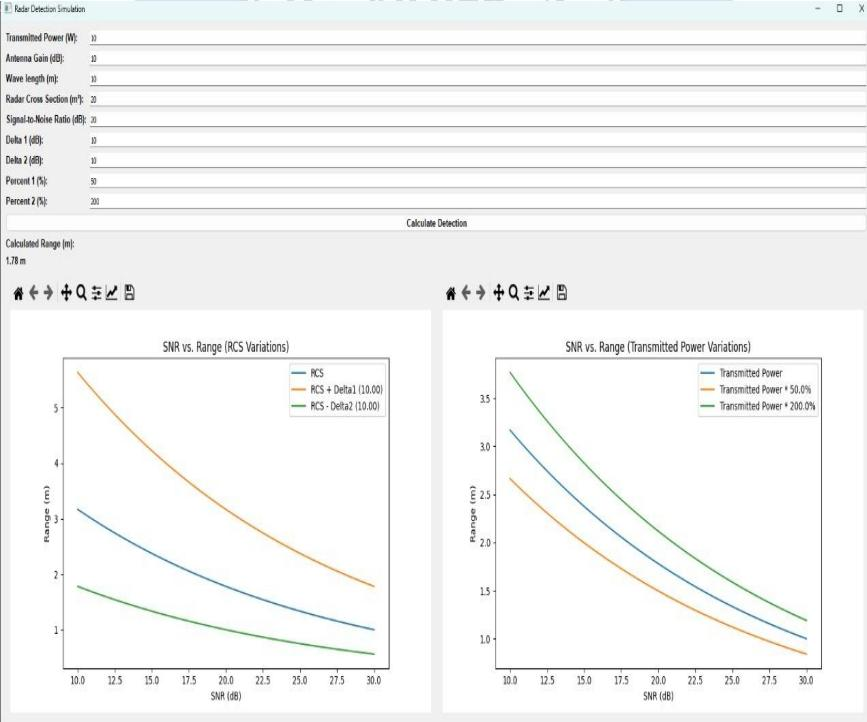

Python code for this plot:
import sys
from PyQt5.QtWidgets import (
    QApplication, QWidget, QLabel, QLineEdit, QPushButton, QVBoxLayout, 
    QMessageBox, QGridLayout, QHBoxLayout, QFrame
)
from PyQt5.QtCore import Qt
from PyQt5.QtGui import QFont
from matplotlib.backends.backend_qt5agg import FigureCanvasQTAgg as FigureCanvas
from matplotlib.backends.backend_qt5agg import NavigationToolbar2QT as NavigationToolbar
import matplotlib.pyplot as plt
from math import sqrt, pi
import numpy as np

class RadarDetection(QWidget):
    def __init__(self):
        super().__init__()
        self.initUI()
        
    def initUI(self):
        main_layout = QVBoxLayout()
        input_layout = QGridLayout()
        
        font = QFont('Arial', 10, QFont.Bold)
        
        self.power_label = QLabel('Transmitted Power (W):', self)
        self.power_label.setFont(font)
        self.power_input = QLineEdit(self)
        
        self.gain_label = QLabel('Antenna Gain (dB):', self)
        self.gain_label.setFont(font)
        self.gain_input = QLineEdit(self)
        
        self.wavelength_label = QLabel('Wave length (m):', self)
        self.wavelength_label.setFont(font)
        self.wavelength_input = QLineEdit(self)
        
        self.target_rcs_label = QLabel('Radar Cross Section (m²):', self)
        self.target_rcs_label.setFont(font)
        self.target_rcs_input = QLineEdit(self)
        
        self.snr_label = QLabel('Signal-to-Noise Ratio (dB):', self)
        self.snr_label.setFont(font)
        self.snr_input = QLineEdit(self)
        
        self.delta1_label = QLabel('Delta 1 (dB):', self)
        self.delta1_label.setFont(font)
        self.delta1_input = QLineEdit(self)
        
        self.delta2_label = QLabel('Delta 2 (dB):', self)
        self.delta2_label.setFont(font)
        self.delta2_input = QLineEdit(self)
        
        self.pt1_label = QLabel('Percent 1 (%):', self)
        self.pt1_label.setFont(font)
        self.pt1_input = QLineEdit(self)
        
        self.pt2_label = QLabel('Percent 2 (%):', self)
        self.pt2_label.setFont(font)
        self.pt2_input = QLineEdit(self)
        
        input_layout.addWidget(self.power_label, 0, 0)
        input_layout.addWidget(self.power_input, 0, 1)
        input_layout.addWidget(self.gain_label, 1, 0)
        input_layout.addWidget(self.gain_input, 1, 1)
        input_layout.addWidget(self.wavelength_label, 2, 0)
        input_layout.addWidget(self.wavelength_input, 2, 1)
        input_layout.addWidget(self.target_rcs_label, 3, 0)
        input_layout.addWidget(self.target_rcs_input, 3, 1)
        input_layout.addWidget(self.snr_label, 4, 0)
        input_layout.addWidget(self.snr_input, 4, 1)
        input_layout.addWidget(self.delta1_label, 5, 0)
        input_layout.addWidget(self.delta1_input, 5, 1)
        input_layout.addWidget(self.delta2_label, 6, 0)
        input_layout.addWidget(self.delta2_input, 6, 1)
        input_layout.addWidget(self.pt1_label, 7, 0)
        input_layout.addWidget(self.pt1_input, 7, 1)
        input_layout.addWidget(self.pt2_label, 8, 0)
        input_layout.addWidget(self.pt2_input, 8, 1)
        
        self.calc_button = QPushButton('Calculate Detection', self)
        self.calc_button.setFont(font)
        self.calc_button.clicked.connect(self.calculate_detection)
        input_layout.addWidget(self.calc_button, 9, 0, 1, 2)
        
        main_layout.addLayout(input_layout)
        
        self.range_label = QLabel('Calculated Range (m):', self)
        self.range_label.setFont(font)
        self.range_output = QLabel('', self)
        self.range_output.setFont(font)
        main_layout.addWidget(self.range_label)
        main_layout.addWidget(self.range_output)
        
        graph_layout = QHBoxLayout()

        self.figure1 = plt.figure(figsize=(8, 6))
        self.canvas1 = FigureCanvas(self.figure1)
        self.toolbar1 = NavigationToolbar(self.canvas1, self)
        graph_frame1 = QFrame()
        graph_frame1.setLayout(QVBoxLayout())
        graph_frame1.layout().addWidget(self.toolbar1)
        graph_frame1.layout().addWidget(self.canvas1)
        graph_layout.addWidget(graph_frame1)

        self.figure2 = plt.figure(figsize=(8, 6))
        self.canvas2 = FigureCanvas(self.figure2)
        self.toolbar2 = NavigationToolbar(self.canvas2, self)
        graph_frame2 = QFrame()
        graph_frame2.setLayout(QVBoxLayout())
        graph_frame2.layout().addWidget(self.toolbar2)
        graph_frame2.layout().addWidget(self.canvas2)
        graph_layout.addWidget(graph_frame2)

        main_layout.addLayout(graph_layout)
        
        self.setLayout(main_layout)
        self.setWindowTitle('Radar Detection Simulation')
        self.setGeometry(100, 100, 1800, 900)
        
    def calculate_detection(self):
        try:
            transmitted_power = self.get_value(self.power_input)
            antenna_gain_dB = self.get_value(self.gain_input)
            wave_length = self.get_value(self.wavelength_input)
            target_rcs = self.get_value(self.target_rcs_input)
            snr_dB = self.get_value(self.snr_input)
            delta1_dB = self.get_value(self.delta1_input)
            delta2_dB = self.get_value(self.delta2_input)
            pt1 = self.get_value(self.pt1_input)
            pt2 = self.get_value(self.pt2_input)
            
            if None in (transmitted_power, antenna_gain_dB, wave_length, target_rcs, snr_dB, delta1_dB, delta2_dB, pt1, pt2):
                QMessageBox.warning(self, 'Input Error', 'Please enter all required values')
                return
            
            antenna_gain_linear = 10 ** (antenna_gain_dB / 10)
            snr_linear = 10 ** (snr_dB / 10)
            delta1_linear = 10 ** (delta1_dB / 10)
            delta2_linear = 10 ** (delta2_dB / 10)
            
            range_ =(double(((transmitted_power * antenna_gain_linear ** 2 * target_rcs * wave_length ** 2) / 
                      ((4 * pi) ** 3 * snr_linear)) ** 0.25))
            
            self.range_output.setText(f'{range_:.2f} m')
            self.plot_detection(transmitted_power, antenna_gain_linear, target_rcs, wave_length, snr_dB, delta1_linear, delta2_linear, pt1, pt2)
        except ValueError:
            QMessageBox.warning(self, 'Input Error', 'Please enter valid numeric values')
    5
    def get_value(self, input_field, value_type=float):
        text = input_field.text()
        return value_type(text) if text else None
            
    def plot_detection(self, transmitted_power, antenna_gain_linear, target_rcs, wave_length, snr_dB, delta1_linear, delta2_linear, pt1, pt2):
        self.figure1.clear()
        self.figure2.clear()

        snr_values = np.linspace(snr_dB - 10, snr_dB + 10, 50)
        # First Graph: SNR vs Range for RCS, RCS + Delta1, and RCS - Delta2
        range_values_rcs = []
        range_values_rcs_plus_delta1 = []
        range_values_rcs_minus_delta2 = []

        for snr_dB_value in snr_values:
            snr_linear_value = 10 ** (snr_dB_value / 10)
            range_rcs = ((transmitted_power * antenna_gain_linear ** 2 * target_rcs * wave_length ** 2) / 
                         ((4 * pi) ** 3 * snr_linear_value)) ** 0.25
            range_rcs_plus_delta1 = ((transmitted_power * antenna_gain_linear ** 2 * (target_rcs * delta1_linear) * wave_length ** 2) / 
                                     ((4 * pi) ** 3 * snr_linear_value)) ** 0.25
            range_rcs_minus_delta2 = ((transmitted_power * antenna_gain_linear ** 2 * (target_rcs / delta2_linear) * wave_length ** 2) / 
                                      ((4 * pi) ** 3 * snr_linear_value)) ** 0.25

            range_values_rcs.append(range_rcs)
            range_values_rcs_plus_delta1.append(range_rcs_plus_delta1)
            range_values_rcs_minus_delta2.append(range_rcs_minus_delta2)

        ax1 = self.figure1.add_subplot(111)
        ax1.plot(snr_values, range_values_rcs, label='RCS')
        ax1.plot(snr_values, range_values_rcs_plus_delta1, label=f'RCS + Delta1 ({delta1_linear:.2f})')
        ax1.plot(snr_values, range_values_rcs_minus_delta2, label=f'RCS - Delta2 ({delta2_linear:.2f})')
        ax1.set_title('SNR vs. Range (RCS Variations)')
        ax1.set_xlabel('SNR (dB)')
        ax1.set_ylabel('Range (m)')
        ax1.legend()
        self.canvas1.draw()
        
        # Second Graph: SNR vs Range for Transmitted Power, Transmitted Power * pt1, and Transmitted Power * pt2
        range_values_power = []
        range_values_power_pt1 = []
        range_values_power_pt2 = []

        for snr_dB_value in snr_values:
            snr_linear_value = 10 ** (snr_dB_value / 10)
            range_power = ((transmitted_power * antenna_gain_linear ** 2 * target_rcs * wave_length ** 2) / 
                           ((4 * pi) ** 3 * snr_linear_value)) ** 0.25
            range_power_pt1 = (((transmitted_power * pt1/100) * antenna_gain_linear ** 2 * target_rcs * wave_length ** 2) / 
                               ((4 * pi) ** 3 * snr_linear_value)) ** 0.25
            range_power_pt2 = (((transmitted_power * pt2/100) * antenna_gain_linear ** 2 * target_rcs * wave_length ** 2) / 
                               ((4 * pi) ** 3 * snr_linear_value)) ** 0.25

            range_values_power.append(range_power)
            range_values_power_pt1.append(range_power_pt1)
            range_values_power_pt2.append(range_power_pt2)

        ax2 = self.figure2.add_subplot(111)
        ax2.plot(snr_values, range_values_power, label='Transmitted Power')
        ax2.plot(snr_values, range_values_power_pt1, label=f'Transmitted Power * {pt1}%')
        ax2.plot(snr_values, range_values_power_pt2, label=f'Transmitted Power * {pt2}%')
        ax2.set_title('SNR vs. Range (Transmitted Power Variations)')
        ax2.set_xlabel('SNR (dB)')
        ax2.set_ylabel('Range (m)')
        ax2.legend()
        
        self.canvas2.draw()

if __name__ == '__main__':
    app = QApplication(sys.argv)
    detector = RadarDetection()
    detector.show()
    sys.exit(app.exec_())
